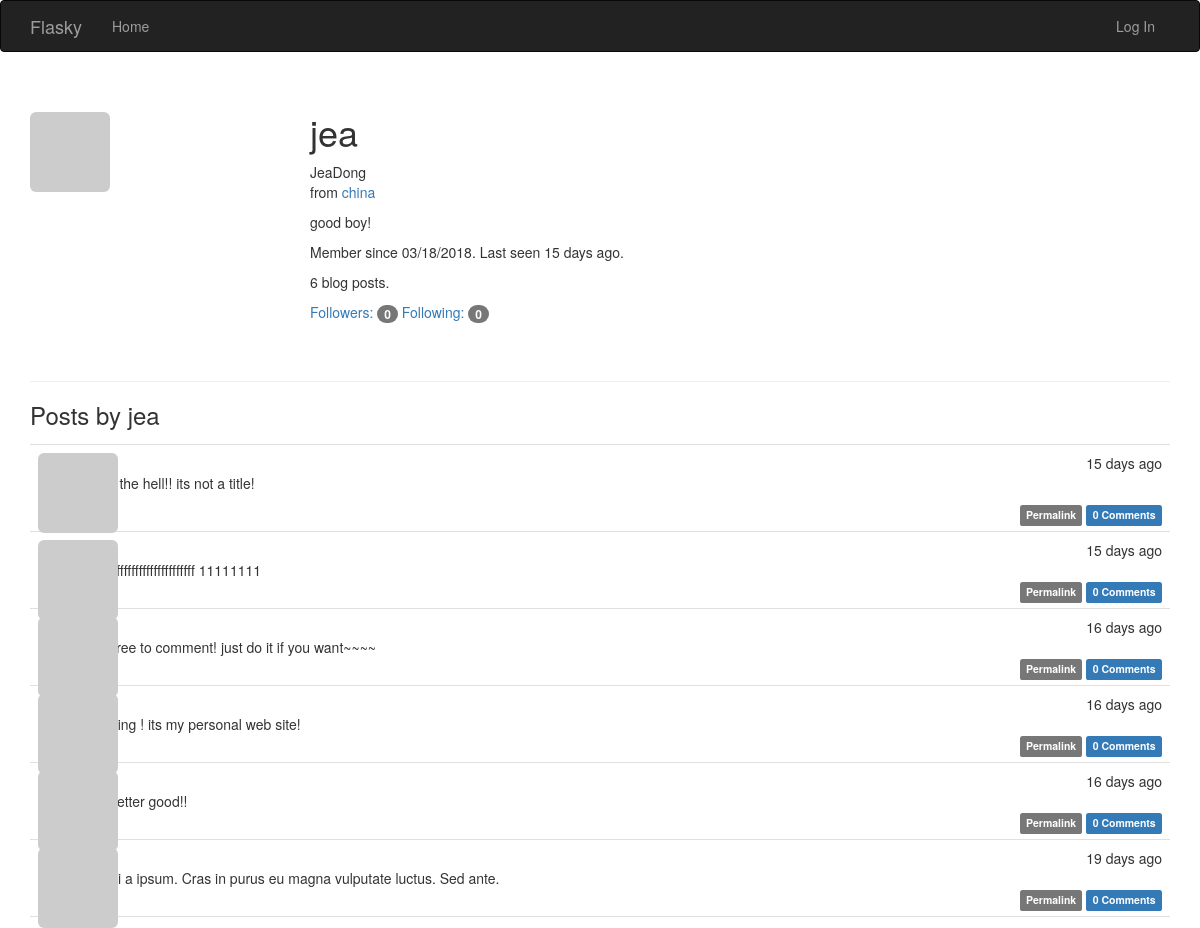
The app's page /user/jea with its own data.
### app/models.py (models this page shows, shortened)
class User(UserMixin,db.Model):
    __tablename__ = 'users'
    id = db.Column(db.Integer, primary_key=True)
    username = db.Column(db.String(64), unique=True, index=True)
    role_id = db.Column(db.Integer, db.ForeignKey('roles.id'))
    email = db.Column(db.String(64), unique=True, index=True)
    password_hash = db.Column(db.String(128))
    confirmed = db.Column(db.Boolean, default=False)#可由confirm()函数决定
    name = db.Column(db.String(64))
    location = db.Column(db.String(64))
    about_me = db.Column(db.Text())#text没有长度限制
    member_since = db.Column(db.DateTime(), default=datetime.utcnow)
    last_seen = db.Column(db.DateTime(), default=datetime.utcnow)#由ping()函数不断刷新
    avatar_hash = db.Column(db.String(32))#储存md5散列值
    posts = db.relationship('Post', backref='author', lazy='dynamic')
    followed = db.relationship('Follow',#没看懂这个是怎么实现的
                               foreign_keys=[Follow.follower_id],
                               backref=db.backref('follower', lazy='joined'),
                               lazy='dynamic',
                               cascade='all, delete-orphan')
    followers = db.relationship('Follow',
                                foreign_keys=[Follow.followed_id],
                                backref=db.backref('followed', lazy='joined'),
                                lazy='dynamic',
                                cascade='all, delete-orphan')
    comments = db.relationship('Comment', backref='author', lazy='dynamic')
    @property
    def password(self):#生成的散列值无法还原密码
        raise AttributeError('password is not a readable attribute')
    def gravatar(self, size=100, default='monsterid', rating='g'):
        url = 'https://secure.gravatar.com/avatar'
        hash = hashlib.md5(self.email.lower().encode('utf-8')).hexdigest()#并不懂为什么要这么写？生成md5散列值？
        return '{url}/{hash}?s={size}&d={default}&r={rating}'.format(
            url=url, hash=hash, size=size, default=default, rating=rating)

class Post(db.Model):#文章数据
    __tablename__ = 'posts'
    id = db.Column(db.Integer, primary_key=True)
    body = db.Column(db.Text)
    timestamp = db.Column(db.DateTime, index=True, default=datetime.utcnow)
    author_id = db.Column(db.Integer, db.ForeignKey('users.id'))
    body_html = db.Column(db.Text)#转换后的html缓存#Markdown源文本，用于编辑
    comments = db.relationship('Comment', backref='post', lazy='dynamic')

### app/main/views.py (the view)
@main.route('/user/<username>')
def user(username):
    user = User.query.filter_by(username=username).first()#从数据库中查找用户
    if user is None:#找不到则返回404
        abort(404)
    posts = user.posts.order_by(Post.timestamp.desc()).all()#显示只有用户发表的文章
    return render_template('user.html', user=user, posts=posts)

### app/auth/views.py (called while the page is built)
@auth.before_app_request#调用视图函数前调用，拦截不必要的请求
def before_request():
    if current_user.is_authenticated:
        current_user.ping()#收到用户登录请求时刷新时间
        if not current_user.confirmed \
                and request.endpoint \
                and request.blueprint != 'auth' \
                and request.endpoint != 'static':
            return redirect(url_for('auth.unconfirmed'))

### app/main/__init__.py (called while the page is built)
@main.app_context_processor#全局作用，但是不知道作用是什么
def inject_permissions():
    return dict(Permission=Permission)

### app/models.py (called while the page is built)
    def can(self, permissions):
        return False

    def is_administrator(self):
        return False

### app/templates/user.html (shortened to what this page needs)
{% extends "base.html" %}
{% import "_macros.html" as macros %}
{% block page_content %}
<div class="page-header">
    <img class="img-rounded profile-thumbnail" src="{{ user.gravatar(size=256) }}">
    <div class="profile-header">
        <h1>{{ user.username }}</h1>
        {% if user.name or user.location %}
        <p>
            {% if user.name %}{{ user.name }}<br>{% endif %}
            {% if user.location %}
                from <a href="http://maps.google.com/?q={{ user.location }}">{{ user.location }}</a><br>
            {% endif %}
        </p>
        {% endif %}
        {% if user.about_me %}<p>{{ user.about_me }}</p>{% endif %}
        <p>Member since {{ moment(user.member_since).format('L') }}. Last seen {{ moment(user.last_seen).fromNow() }}.</p>
        <p>{{ user.posts.count() }} blog posts.</p>
        <p>
            <a href="{{ url_for('.followers', username=user.username) }}">Followers: <span class="badge">{{ user.followers.count() -1 }}</span></a>
            <a href="{{ url_for('.followed_by', username=user.username) }}">Following: <span class="badge">{{ user.followed.count() -1}}</span></a>
        </p>
    </div>
</div>
<h3>Posts by {{ user.username }}</h3>
{% include '_posts.html' %}
{% endblock %}

### app/templates/_posts.html (shortened to what this page needs)
<ul class="posts">
    {% for post in posts %}
    <li class="post">
        <div class="post-thumbnail">
            <a href="{{ url_for('.user', username=post.author.username) }}">
                <img class="img-rounded profile-thumbnail" src="{{ post.author.gravatar(size=40) }}">
            </a>
        </div>
        <div class="post-content">
            <div class="post-date">{{ moment(post.timestamp).fromNow() }}</div>
            <div class="post-author"><a href="{{ url_for('.user', username=post.author.username) }}">{{ post.author.username }}</a></div>
            <div class="post-body">
                {% if post.body_html %}
                    {{ post.body_html | safe }}
                {% else %}
                    {{ post.body }}
                {% endif %}
            </div>
            <div class="post-footer">
                <a href="{{ url_for('.post', id=post.id) }}">
                    <span class="label label-default">Permalink</span>
                </a>
                <a href="{{ url_for('.post', id=post.id) }}#comments">
                    <span class="label label-primary">{{ post.comments.count() }} Comments</span>
                </a>
            </div>
        </div>
    </li>
    {% endfor %}
</ul>

### app/static/styles.css (style rules this page uses)
.profile-thumbnail { position: absolute; }
.profile-header { min-height: 260px; margin-left: 280px; }
ul.posts { list-style-type: none; padding: 0px; margin: 16px 0px 0px 0px; border-top: 1px solid #e0e0e0; }
ul.posts li.post { padding: 8px; border-bottom: 1px solid #e0e0e0; }
div.post-date { float: right; }
div.post-author { font-weight: bold; }
div.post-thumbnail { position: absolute; }
div.post-content { margin-left: 48px; min-height: 48px; }
div.post-footer { text-align: right; }

### records on screen
User: username "jea", name "JeaDong", location "china", about_me "good boy!", member_since "03/18/2018", last_seen "15 days ago"
Post: timestamp "15 days ago", body_html "what the hell!! its not a title!", comments.count "0"
Post: timestamp "15 days ago", body "#fffffffffffffffffffffffffff 11111111", comments.count "0"
Post: timestamp "16 days ago", body "feel free to comment! just do it if you want~~~~", comments.count "0"
Post: timestamp "16 days ago", body "greeting ! its my personal web site!", comments.count "0"
Post: timestamp "16 days ago", body "not better good!!", comments.count "0"
Post: timestamp "19 days ago", body "Morbi a ipsum. Cras in purus eu magna vulputate luctus. Sed ante.", comments.count "0"

### other values on screen
{{ user.posts.count() }} "6"
{{ user.followers.count() -1 }} "0"
{{ user.followed.count() -1 }} "0"
